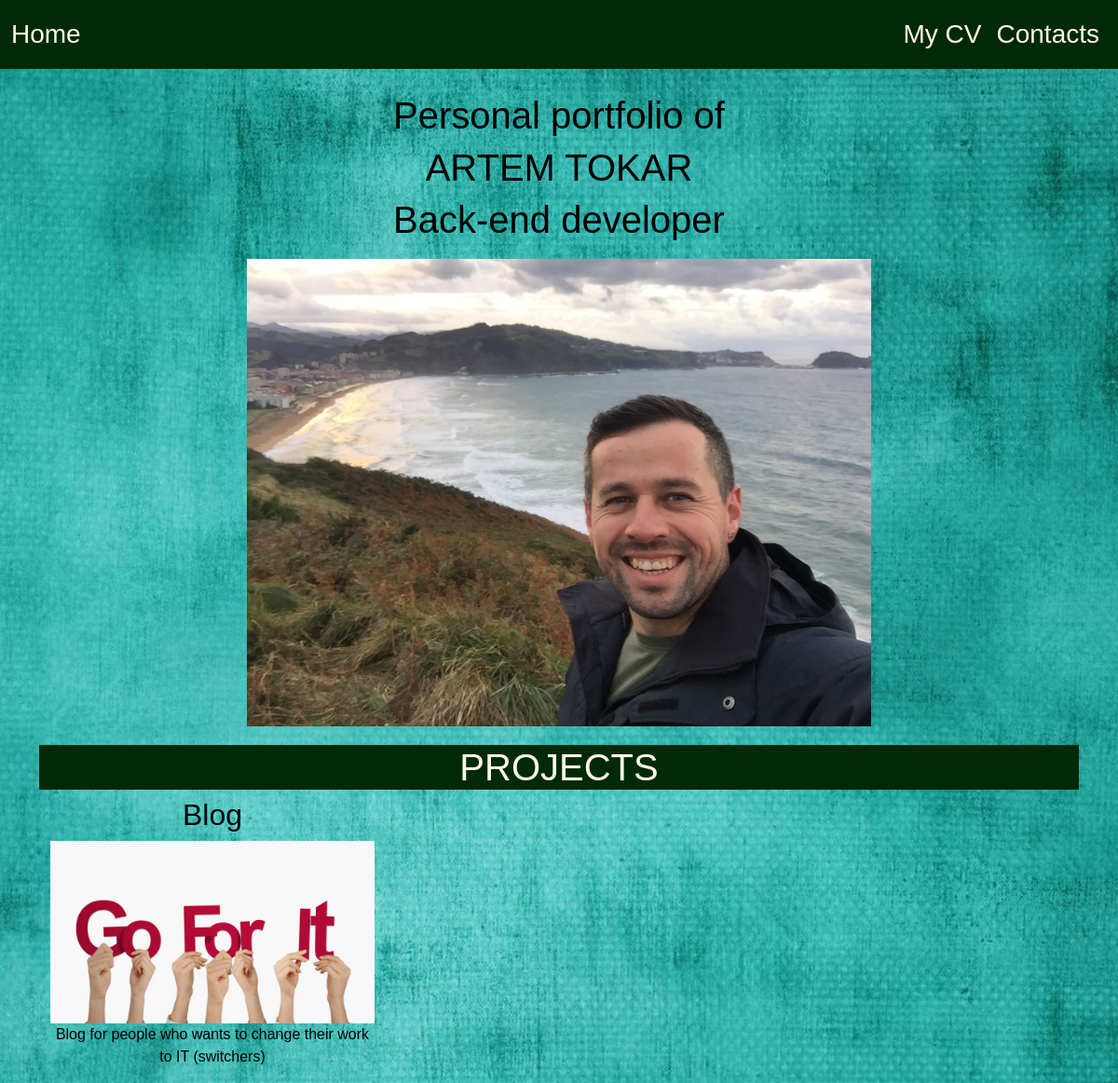
Before: / with the older database file.
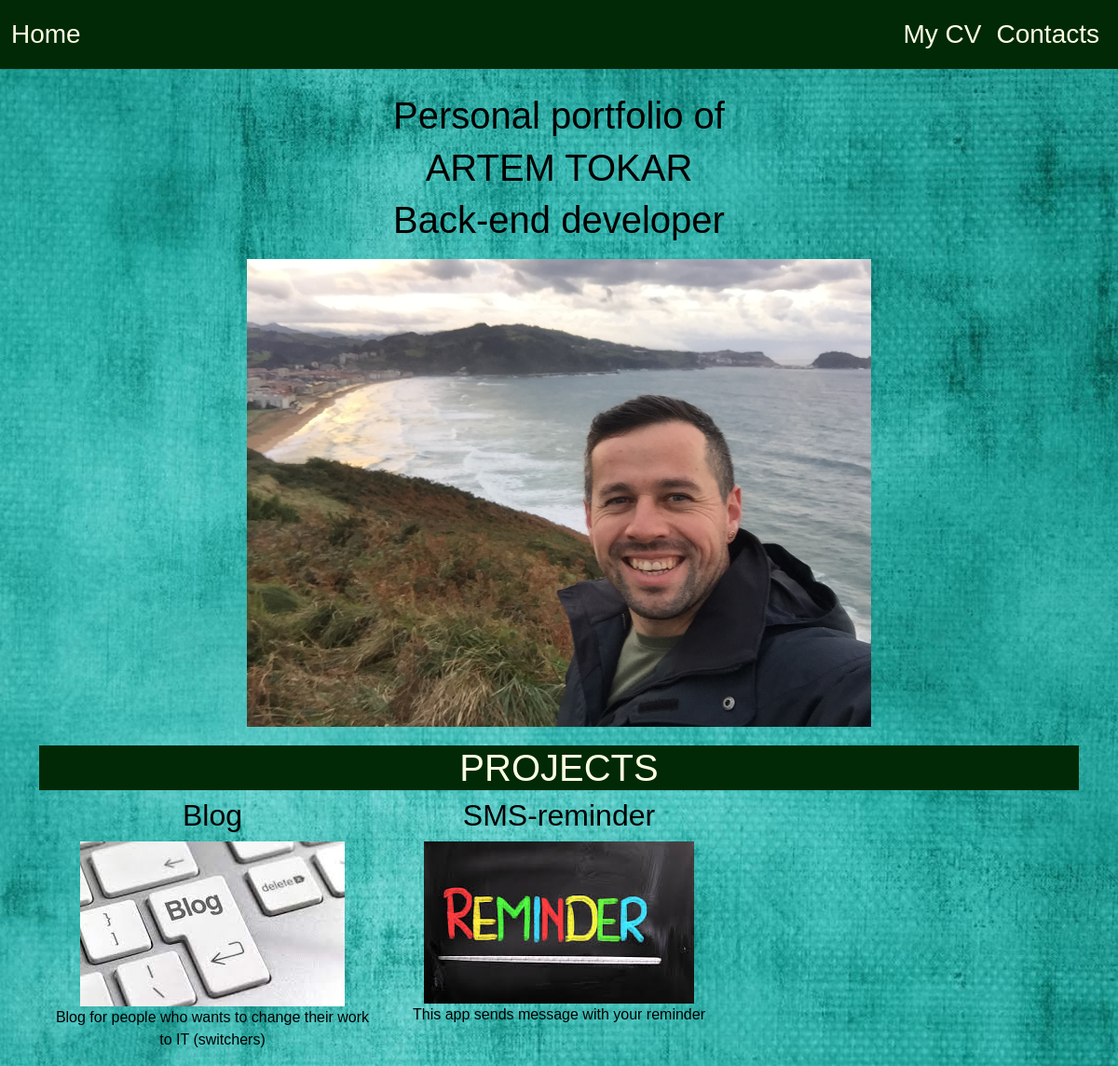
After: the same page with the newer database file.
### portfolio/models.py (models this page shows, shortened)
class Project(models.Model):
    title = models.CharField(max_length=50)
    description = models.CharField(max_length=200)
    image = models.ImageField(upload_to='portfolio/image')  # upload_to - where we will save image
    url = models.URLField(blank=True)  # blank=True - field  can be empty

### portfolio/views.py (the view)
# urls.py: path('', views.home, name='home'),
def home(request):
    projects = Project.objects.all()
    return render(request, 'portfolio/home.html', context={'projects': projects})

### portfolio/templates/portfolio/home.html
{% extends 'portfolio/base.html' %}
{% load static %}
{% block content %}
    <h1 class="container text-center">Personal portfolio of</h1>
    <h1 class="container text-center">ARTEM TOKAR</h1>
    <h1 class="container text-center">Back-end developer</h1>
    <div class="container text-center">
        <img src="{% static 'portfolio/me.jpg' %}" class="img img-fluid">
        <h1 class="projects container text-center">PROJECTS</h1>
        <div class="container">
        <div class="row">
        {% for project in projects %}
            <div class="col-sm-4">
            <h2>{{ project.title }}</h2>
            <a target="blank" class="l-flex link-text" href="{{ project.url }}">
            <image src="{{ project.image.url }}" class="img-fluid"></image></a>
            <p>{{ project.description }}</p>
            </div>
        {% endfor %}
        </div>
        </div>
    </div>
{% endblock %}

### portfolio/templates/portfolio/base.html (shortened to what this page needs)
<!doctype html>
{% load static %}
<html lang="en">
    <head>
        <link href="https://cdn.jsdelivr.net/npm/bootstrap@5.0.1/dist/css/bootstrap.min.css" rel="stylesheet"
>
        <link rel="stylesheet" href="{% static 'portfolio/style.css' %}">
    </head>
    <body>
        <nav class="navbar navbar-expand-lg">
          <div class="container-fluid">
            <a class="my-nav navbar-brand" href="{% url 'home' %}"> Home</a>
            <div class="d-flex" id="navbarSupportedContent">
              <ul class="navbar-nav me-auto mb-2 mb-lg-0">
                <li class="nav-item">
                  <a class="nav-link my-nav" href="{% url 'cv' %}" target="blank">My CV</a>
                </li>
                <li class="nav-item">
                  <a class="nav-link my-nav" href="{% url 'contacts' %}">Contacts</a>
                </li>
              </ul>
            </div>
          </div>
        </nav>
        {% block content %}{% endblock %}
    </body>
</html>

### portfolio/static/portfolio/style.css (style rules this page uses)
.navbar { overflow: hidden; background-color: #022906; position: fixed; top: 0; width: 100%; font-size: 25px; }
.my-nav { color: #FBFFE1; font-size: 28px; }
.link-text { color: red; }
.img { width: 60%; margin-top: 10px; margin-bottom: 20px; }
.projects { background-color: #022906; color: #FBFFE1; }
body { margin-top: 100px; font-family: "Montserrat", sans-serif; background: url("background.jpg"); color: black; width: 100%; background-repeat: no-repeat; background-position: center center; background-size: cover; background-attachment: fixed; }

Changed rows visible on the page:
changed Project "Blog": image: a different picture
added Project: title "SMS-reminder", image (picture), description "This app sends message with your reminder"
